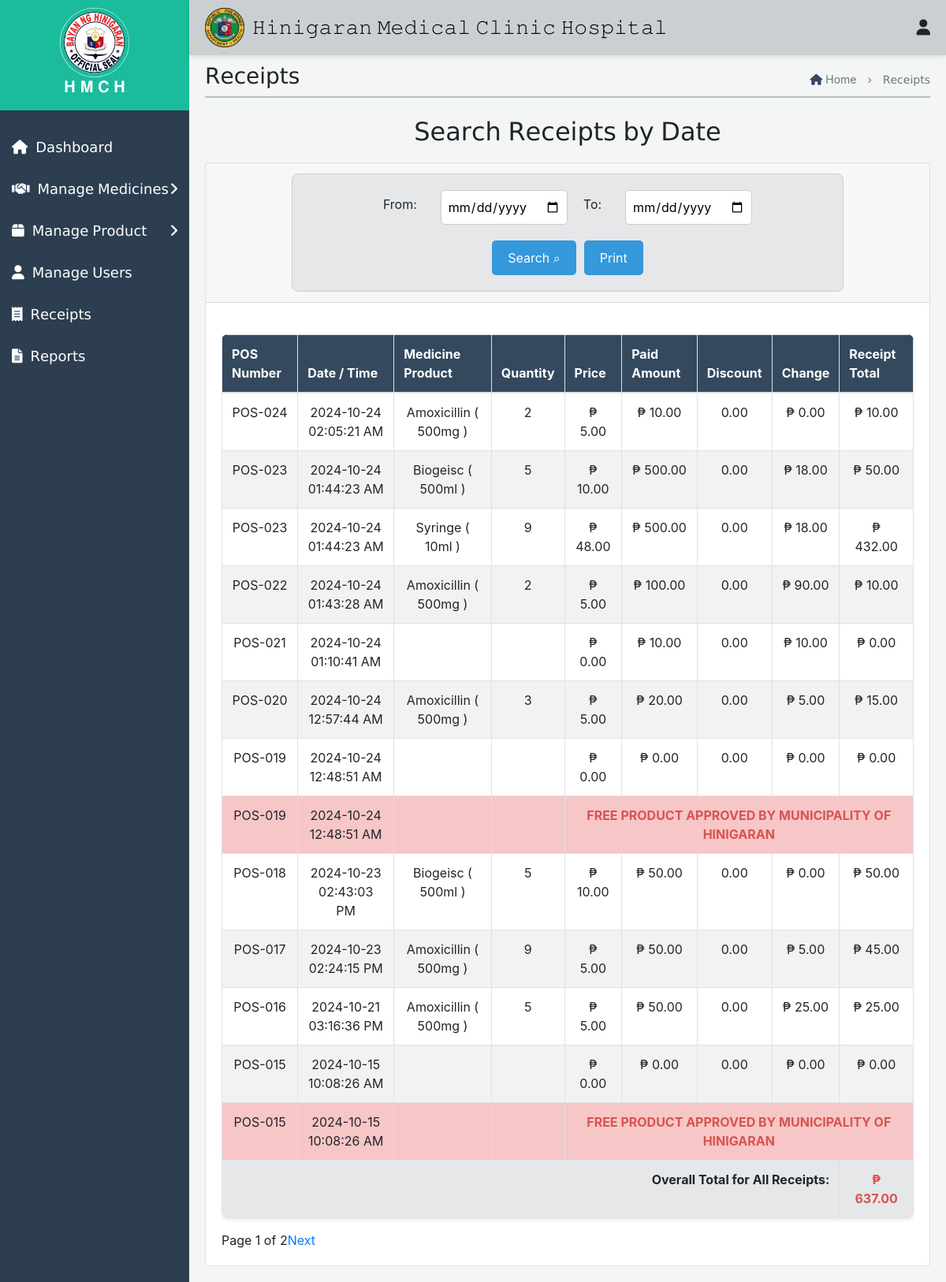
Page /Pharmacy/PharmacyReceipts.php on the committed database.
### tables this page shows
CREATE TABLE `receipt_items` (
  `id` int(11) NOT NULL,
  `receipt_id` int(11) DEFAULT NULL,
  `medicine_product` varchar(255) NOT NULL,
  `quantity` int(11) NOT NULL,
  `price` decimal(10,2) NOT NULL,
  `total` decimal(10,2) NOT NULL
);

CREATE TABLE `receipts` (
  `id` int(11) NOT NULL,
  `pos_number` varchar(50) NOT NULL,
  `total` decimal(10,2) NOT NULL,
  `created_at` timestamp NOT NULL DEFAULT current_timestamp(),
  `paid_amount` decimal(10,2) NOT NULL,
  `change_amount` decimal(10,2) NOT NULL,
  `discount_amount` decimal(10,2) DEFAULT 0.00,
  `user_id` int(11) NOT NULL
);

### Pharmacy/PharmacyReceipts.php (the view, shortened to what this page needs)
<!DOCTYPE html>
<html lang="en">
<head>
    <link rel="stylesheet" href="Receipt.css">
    <link href="https://maxcdn.bootstrapcdn.com/bootstrap/4.5.2/css/bootstrap.min.css" rel="stylesheet">
    <link href="https://cdnjs.cloudflare.com/ajax/libs/font-awesome/5.15.4/css/all.min.css" rel="stylesheet">
</head>
<body>
    <div class="top-nav">
    <div class="icon-container">
        <img src="img/Hinigaran.png" alt="Logo">
        <h1>𝙷𝚒𝚗𝚒𝚐𝚊𝚛𝚊𝚗 𝙼𝚎𝚍𝚒𝚌𝚊𝚕 𝙲𝚕𝚒𝚗𝚒𝚌 𝙷𝚘𝚜𝚙𝚒𝚝𝚊𝚕</h1>
    </div>
    <div class="icon-group">
        <div class="user-icon" onclick="toggleUserMenu(event)">
            <i class="fas fa-user"></i>
        </div>
    </div>
</div>
    <div id="mySidenav" class="side-nav">
        <div class="logo-container">
           <img src="img/hini.png" alt="Logo" style="width: 40%;">
            <h2>𝐇 𝐌 𝐂 𝐇</h2>
        </div>
        <a class="nav-link" href="InventoryDashboard1.php">
            <div class="sb-nav-link-content">
                <div class="sb-nav-link-icon"><i class="fas fa-home"></i></div>
                <span>𝖣𝖺𝗌𝗁𝖻𝗈𝖺𝗋𝖽</span>
            </div>
        </a>
        <a class="nav-link collapsed" href="#" data-toggle="collapse" data-target="#collapseMedicines" aria-expanded="false" aria-controls="collapseMedicines">
            <div class="sb-nav-link-content">
                <div class="sb-nav-link-icon"><i class="fas fa-handshake"></i></div>
                <span>𝖬𝖺𝗇𝖺𝗀𝖾 𝖬𝖾𝖽𝗂𝖼𝗂𝗇𝖾𝗌</span>
                <div class="sb-sidenav-collapse-arrow"><i class="fas fa-angle-right"></i></div>
            </div>
        </a>
        <a class="nav-link collapsed" href="#" data-toggle="collapse" data-target="#collapseProducts" aria-expanded="false" aria-controls="collapseProducts">
            <div class="sb-nav-link-content">
                <div class="sb-nav-link-icon"><i class="fas fa-box"></i></div>
                <span>𝖬𝖺𝗇𝖺𝗀𝖾 𝖯𝗋𝗈𝖽𝗎𝖼𝗍</span>
                <div class="sb-sidenav-collapse-arrow"><i class="fas fa-angle-right"></i></div>
            </div>
        </a>
        <a class="nav-link" href="PharmacyUser.php">
            <div class="sb-nav-link-content">
                <div class="sb-nav-link-icon"><i class="fas fa-user"></i></div>
                <span>𝖬𝖺𝗇𝖺𝗀𝖾 𝖴𝗌𝖾𝗋𝗌</span>
            </div>
        </a>
        <a class="nav-link" href="PharmacyReceipts.php">
            <div class="sb-nav-link-content">
                <div class="sb-nav-link-icon"><i class="fas fa-receipt"></i></div>
                <span>𝖱𝖾𝖼𝖾𝗂𝗉𝗍𝗌</span>
            </div>
        </a>
        <a class="nav-link" href="PharmacyReports.php">
            <div class="sb-nav-link-content">
                <div class="sb-nav-link-icon"><i class="fas fa-file-alt report-icon" title="Generate Report"></i></div>
                <span>𝖱𝖾𝗉𝗈𝗋𝗍𝗌</span>
            </div>
        </a>
    </div>
    <div id="mainContent" class="main-content">
       <div class="header-container">
    <h3>𝖱𝖾𝖼𝖾𝗂𝗉𝗍𝗌</h3>
<div class="haha">
    <p style="text-align: center;">
        <a href="InventoryDashboard1.php" style="text-decoration: none; color: inherit;">
            <i class="fas fa-home" style="color: #34495e;"></i> Home
        </a>
        <span style="margin: 0 10px;">›</span>
        𝖱𝖾𝖼𝖾𝗂𝗉𝗍𝗌
    </p>
</div>
</div>
<div class="first1" style="opacity: 0.9; border-top: 2px solid #b2babb; margin-top: -20px;"></div><br>
<h2 class="form-title">𝖲𝖾𝖺𝗋𝖼𝗁 𝖱𝖾𝖼𝖾𝗂𝗉𝗍𝗌 𝖻𝗒 𝖣𝖺𝗍𝖾</h2>
<section id="receipt-section">
    <div class="card">
        <div class="card-header">
            <div class="form-container">
                <form method="POST" action="" style="width: 100%; display: flex; justify-content: space-between;">
                    <div class="form-row">
                        <label for="from_date">From:</label>
                        <input type="date" id="from_date" name="from_date" required>
                        <label for="to_date">To:</label>
                        <input type="date" id="to_date" name="to_date" required>
                        <div style="display: flex; align-items: center;">
                            <button type="submit" style="margin-right: 10px;">Search ⌕</button>
                            <button type="button" class="btn btn-primary" onclick="printReceipt()">Print</button>
                        </div>
                    </div>
                </form>
            </div>
        </div>
        <div class="card-body">
            <div class="table-responsive" id="printableArea">
                <table border="1" class="table table-bordered" style="width:100%; border-collapse:collapse;">
                    <thead>
                        <tr>
                            <th>POS Number</th>
                            <th>Date / Time</th>
                            <th>Medicine Product</th>
                            <th>Quantity</th>
                            <th>Price</th>
                            <th>Paid Amount</th>
                            <th>Discount</th>
                            <th>Change</th>
                            <th>Receipt Total</th>
                        </tr>
                    </thead>
                    <tbody>
                       <?php
$servername = "localhost";
$username = "root";
$password = "";
$dbname = "database";
$conn = new mysqli($servername, $username, $password, $dbname);
$from_date = isset($_POST['from_date']) ? $_POST['from_date'] : '';
$to_date = isset($_POST['to_date']) ? $_POST['to_date'] : '';
$limit = 11;
$page = isset($_GET['page']) ? $_GET['page'] : 1;
$offset = ($page - 1) * $limit;
$sql = "SELECT
            receipts.pos_number,
            receipts.total AS receipt_total,
            receipts.created_at,
            receipts.paid_amount,
            receipts.change_amount,
            receipts.discount_amount,
            receipt_items.medicine_product,
            receipt_items.quantity,
            receipt_items.price,
            receipt_items.total AS item_total
        FROM
            receipts
        LEFT JOIN
            receipt_items
        ON
            receipts.id = receipt_items.receipt_id
        WHERE
            (DATE(receipts.created_at) BETWEEN '$from_date' AND '$to_date' OR '$from_date' = '' OR '$to_date' = '')
        ORDER BY
            receipts.created_at DESC
        LIMIT $limit OFFSET $offset";
$result = $conn->query($sql);
$count_sql = "SELECT COUNT(*) AS total_records FROM receipts WHERE (DATE(created_at) BETWEEN '$from_date' AND '$to_date' OR '$from_date' = '' OR '$to_date' = '')";
$count_result = $conn->query($count_sql);
$total_records = $count_result->fetch_assoc()['total_records'];
$total_pages = ceil($total_records / $limit);
$overall_total = 0;
if ($result->num_rows > 0) {
    while ($row = $result->fetch_assoc()) {
        $receiptDate = date('Y-m-d', strtotime($row['created_at']));
        $receiptTime = date('h:i:s A', strtotime($row['created_at']));
        $pos_number = $row['pos_number'];
        $medicine_product = $row['medicine_product'];
        $quantity = $row['quantity'];
        $overall_total += $row['item_total'];
        echo "<tr>
                <td>" . $row['pos_number'] . "</td>
                <td>" . $receiptDate . " " . $receiptTime . "</td>
                <td>" . $row['medicine_product'] . "</td>
                <td>" . $row['quantity'] . "</td>
                <td>₱ " . number_format($row['price'], 2) . "</td>
                <td>₱ " . number_format($row['paid_amount'], 2) . "</td>
                <td>" . number_format($row['discount_amount'], 2) . "</td>
                <td>₱ " . number_format($row['change_amount'], 2) . "</td>
                <td>₱ " . number_format($row['item_total'], 2) . "</td>
              </tr>";
        if ($row['paid_amount'] == 0) {
            echo "<tr style='background-color: #f7c6c7;'>
                    <td>" . $pos_number . "</td>
                    <td>" . $receiptDate . " " . $receiptTime . "</td>
                    <td>" . $medicine_product . "</td>
                    <td>" . $quantity . "</td>
                    <td colspan='5' style='text-align: center; font-weight: bold; color: #d9534f;'>
                        FREE PRODUCT APPROVED BY MUNICIPALITY OF HINIGARAN
                    </td>
                  </tr>";
        }
    }
    echo "<tr style='background-color: #e5e7e9; font-weight: bold;' id='overall-total'>
            <td colspan='8' style='text-align: right;'>Overall Total for All Receipts:</td>
            <td style='color: #d9534f;'>₱ " . number_format($overall_total, 2) . "</td>
          </tr>";
} else {
    echo "<tr><td colspan='9'>No receipts found for the selected date range</td></tr>";
}
?>
                    </tbody>
                </table>
            </div>
            <div class="pagination">
                <span>Page <?php echo $page; ?> of <?php echo $total_pages; ?></span>
                <?php if ($page < $total_pages): ?>
                    <a href="?page=<?php echo $page + 1; ?>">Next</a>
                <?php endif; ?>
            </div>
        </div>
    </div>
</section>
<link rel="stylesheet" href="https://cdnjs.cloudflare.com/ajax/libs/font-awesome/6.0.0-beta3/css/all.min.css">
</body>
</html>

### Pharmacy/Receipt.css (style rules this page uses)
* { margin: 0; padding: 0; box-sizing: border-box; }
body { font-family: Arial, sans-serif; background-color: #f4f6f6; }
.top-nav { display: flex; justify-content: space-between; align-items: center; padding: 10px 20px; box-shadow: 0 2px 5px rgba(0, 0, 0, 0.1); }
.icon-container { position: relative; margin-right: 2%; display: flex; gap: 20px; }
.notification-icon, .user-icon { cursor: pointer; font-size: 24px; }
.side-nav { height: 100%; width: 230px; background-color: #34495e; color: white; position: fixed; top: 0; left: 0; overflow-x: hidden; padding-top: 60px; transition: 0.3s; display: flex; flex-direction: column; }
.main-content { margin-left: 230px; padding: 20px; transition: 0.3s; }
.nav-link { display: flex; align-items: center; padding: 10px 15px; text-decoration: none; color: white; transition: 0.3s; justify-content: space-between; }
.sb-nav-link-content { display: flex; align-items: center; flex: 1; }
.sb-nav-link-icon { margin-right: 10px; }
.sb-sidenav-collapse-arrow { margin-left: auto; }
.top-nav { position: fixed; top: 0; left: 240px; right: 0; background-color: #d0d3d4; padding: 10px; z-index: 1000; }
.top-nav h1 { color: #fff; margin: 0; }
.side-nav { height: 100%; width: 240px; position: fixed; z-index: 1; top: 0; left: 0; background-color: #2c3e50; padding-top: 0; transition: 0.3s; overflow-y: auto; }
.side-nav a { padding: 13px 15px; text-decoration: none; font-size: 18px; color: #fff; display: block; transition: 0.3s; }
.side-nav .sb-sidenav-collapse-arrow { margin-left: auto; color: #fff; }
.logo-container { text-align: center; margin-bottom: 20px; background-color: #1abc9c; padding: 10px; }
.logo-container img { width: 30%; height: auto; }
.logo-container h2 { color: #ffffff; font-size: 20px; transition: font-size 0.3s; }
.main-content { margin-left: 240px; padding: 80px 20px 20px; transition: margin-left 0.3s; }
.header-container { display: flex; justify-content: space-between; align-items: center; margin-bottom: 20px; }
.haha { text-align: right; }
.haha p { margin: 0; font-size: 14px; color: #6c757d; }
table { width: 100%; border-collapse: collapse; margin-top: 20px; background-color: #ffffff; border-radius: 8px; overflow: hidden; box-shadow: 0 2px 4px rgba(0, 0, 0, 0.1); }
th, td { border: 1px solid #ddd; padding: 12px; text-align: center; }
th { background-color: #34495e; color: white; font-weight: bold; }
tbody tr:nth-child(even) { background-color: #f2f2f2; }
.form-container { display: flex; justify-content: center; margin: 1px auto; padding: 20px; background-color: #e5e7e9; border: 1px solid #ccc; border-radius: 8px; max-width: 700px; }
.form-title { text-align: center; margin-bottom: 20px; width: 100%; }
.form-container form { display: flex; flex-direction: column; width: 100%; }
.form-row { display: flex; align-items: center; justify-content: center; gap: 20px; }
.form-row label { margin-right: 10px; }
.form-row input[type="date"] { padding: 8px; border-radius: 5px; border: 1px solid #ccc; }
.form-row button { padding: 10px 20px; background-color: #3498db; color: white; border: none; border-radius: 5px; cursor: pointer; margin-left: auto; }
.top-nav { display: flex; justify-content: space-between; align-items: center; padding: 10px 20px; background-color: #cacfd2; box-shadow: 0 2px 5px rgba(0, 0, 0, 0.1); }
.icon-container { display: flex; align-items: center; }
.icon-container img { width: 50px; height: auto; margin-right: -10px; }
.icon-container h1 { font-size: 24px; color: black; margin: 0; }
.icon-group { display: flex; margin-left: auto; align-items: center; }
.notification-icon, .user-icon { margin-left: 20px; cursor: pointer; font-size: 20px; }

### Pharmacy/PharmacyReceipts.php (style rules this page uses)
body { background-color: #f4f6f6; }

### rows in the picture
receipt_items: receipt.pos_number "POS-024", receipt.created_at "2024-10-24", receipt.created_at "02:05:21 AM", medicine_product "Amoxicillin ( 500mg )", quantity "2", price "5.00", receipt.paid_amount "10.00", receipt.discount_amount "0.00", receipt.change_amount "0.00", total "10.00"
receipt_items: receipt.pos_number "POS-023", receipt.created_at "2024-10-24", receipt.created_at "01:44:23 AM", medicine_product "Biogeisc ( 500ml )", quantity "5", price "10.00", receipt.paid_amount "500.00", receipt.discount_amount "0.00", receipt.change_amount "18.00", total "50.00"
receipt_items: receipt.pos_number "POS-023", receipt.created_at "2024-10-24", receipt.created_at "01:44:23 AM", medicine_product "Syringe ( 10ml )", quantity "9", price "48.00", receipt.paid_amount "500.00", receipt.discount_amount "0.00", receipt.change_amount "18.00", total "432.00"
receipt_items: receipt.pos_number "POS-022", receipt.created_at "2024-10-24", receipt.created_at "01:43:28 AM", medicine_product "Amoxicillin ( 500mg )", quantity "2", price "5.00", receipt.paid_amount "100.00", receipt.discount_amount "0.00", receipt.change_amount "90.00", total "10.00"
receipts: pos_number "POS-021", created_at "2024-10-24", created_at "01:10:41 AM", price "0.00", paid_amount "10.00", discount_amount "0.00", change_amount "10.00", item_total "0.00"
receipt_items: receipt.pos_number "POS-020", receipt.created_at "2024-10-24", receipt.created_at "12:57:44 AM", medicine_product "Amoxicillin ( 500mg )", quantity "3", price "5.00", receipt.paid_amount "20.00", receipt.discount_amount "0.00", receipt.change_amount "5.00", total "15.00"
receipts: pos_number "POS-019", created_at "2024-10-24", created_at "12:48:51 AM", price "0.00", paid_amount "0.00", discount_amount "0.00", change_amount "0.00", item_total "0.00"
receipt_items: receipt.pos_number "POS-018", receipt.created_at "2024-10-23", receipt.created_at "02:43:03 PM", medicine_product "Biogeisc ( 500ml )", quantity "5", price "10.00", receipt.paid_amount "50.00", receipt.discount_amount "0.00", receipt.change_amount "0.00", total "50.00"
receipt_items: receipt.pos_number "POS-017", receipt.created_at "2024-10-23", receipt.created_at "02:24:15 PM", medicine_product "Amoxicillin ( 500mg )", quantity "9", price "5.00", receipt.paid_amount "50.00", receipt.discount_amount "0.00", receipt.change_amount "5.00", total "45.00"
receipt_items: receipt.pos_number "POS-016", receipt.created_at "2024-10-21", receipt.created_at "03:16:36 PM", medicine_product "Amoxicillin ( 500mg )", quantity "5", price "5.00", receipt.paid_amount "50.00", receipt.discount_amount "0.00", receipt.change_amount "25.00", total "25.00"
receipts: pos_number "POS-015", created_at "2024-10-15", created_at "10:08:26 AM", price "0.00", paid_amount "0.00", discount_amount "0.00", change_amount "0.00", item_total "0.00"

### other values in the picture
$overall_total "637.00"
$page "1"
$total_pages "2"
